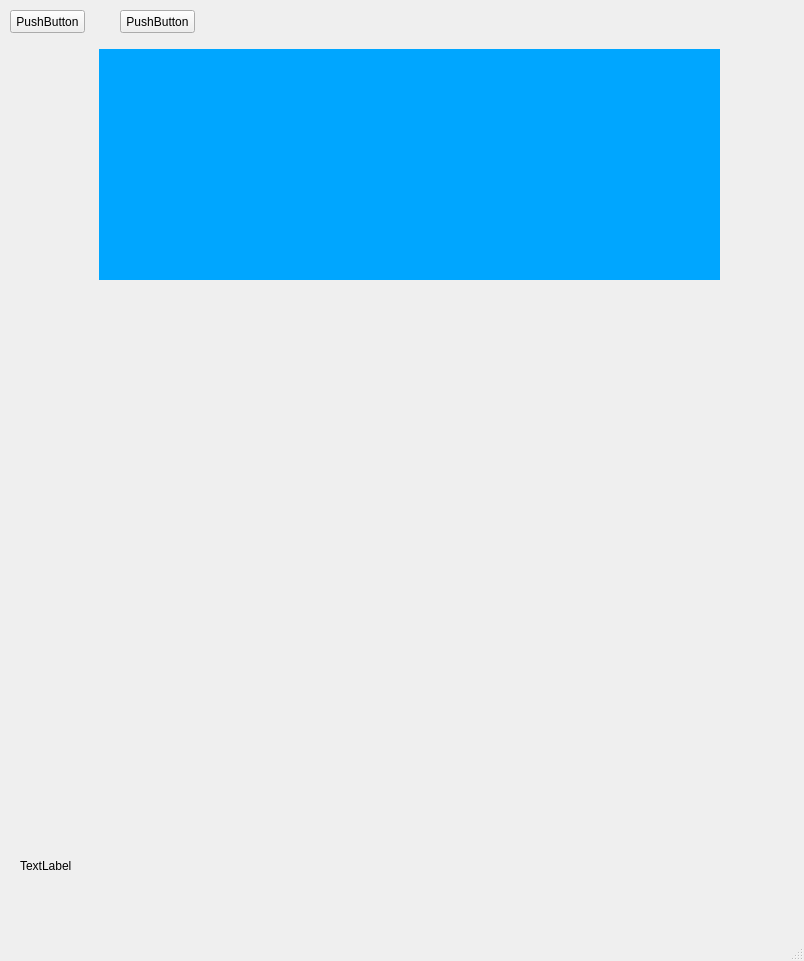
<?xml version="1.0" encoding="UTF-8"?>
<ui version="4.0">
 <class>MainWindow</class>
 <widget class="QMainWindow" name="MainWindow">
  <property name="geometry">
   <rect>
    <x>0</x>
    <y>0</y>
    <width>804</width>
    <height>961</height>
   </rect>
  </property>
  <property name="windowTitle">
   <string>MainWindow</string>
  </property>
  <property name="styleSheet">
   <string notr="true">QFrame#dibujo1{
background-color:rgb(60, 213, 255)
}</string>
  </property>
  <widget class="QWidget" name="centralwidget">
   <widget class="QWidget" name="dibujo1" native="true">
    <property name="geometry">
     <rect>
      <x>99</x>
      <y>49</y>
      <width>621</width>
      <height>231</height>
     </rect>
    </property>
    <property name="minimumSize">
     <size>
      <width>0</width>
      <height>0</height>
     </size>
    </property>
    <property name="maximumSize">
     <size>
      <width>16777215</width>
      <height>16777215</height>
     </size>
    </property>
    <property name="styleSheet">
     <string notr="true">background-color: rgb(0, 166, 255);</string>
    </property>
   </widget>
   <widget class="QPushButton" name="boton1">
    <property name="geometry">
     <rect>
      <x>10</x>
      <y>10</y>
      <width>75</width>
      <height>23</height>
     </rect>
    </property>
    <property name="text">
     <string>PushButton</string>
    </property>
   </widget>
   <widget class="QLabel" name="label1">
    <property name="geometry">
     <rect>
      <x>20</x>
      <y>840</y>
      <width>91</width>
      <height>51</height>
     </rect>
    </property>
    <property name="text">
     <string>TextLabel</string>
    </property>
   </widget>
   <widget class="QPushButton" name="boton2">
    <property name="geometry">
     <rect>
      <x>120</x>
      <y>10</y>
      <width>75</width>
      <height>23</height>
     </rect>
    </property>
    <property name="text">
     <string>PushButton</string>
    </property>
   </widget>
   <widget class="QWidget" name="dibujo2" native="true">
    <property name="geometry">
     <rect>
      <x>79</x>
      <y>319</y>
      <width>651</width>
      <height>181</height>
     </rect>
    </property>
   </widget>
   <widget class="QWidget" name="dibujo3" native="true">
    <property name="geometry">
     <rect>
      <x>20</x>
      <y>560</y>
      <width>731</width>
      <height>181</height>
     </rect>
    </property>
   </widget>
  </widget>
  <widget class="QMenuBar" name="menubar">
   <property name="geometry">
    <rect>
     <x>0</x>
     <y>0</y>
     <width>804</width>
     <height>21</height>
    </rect>
   </property>
  </widget>
  <widget class="QStatusBar" name="statusbar"/>
 </widget>
 <resources/>
 <connections/>
</ui>
